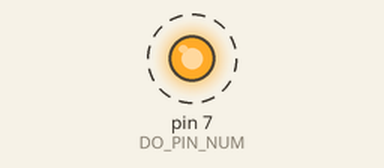
Bench run of a program on a simulated Raspberry Pi (header pin numbers). Shown: output pins drawn as LEDs (lit = HIGH). Dashed ring = blinking.

Above: at 0.5 s.
Timing chart, 0 to 4.6 s (numbered marks = the images above):
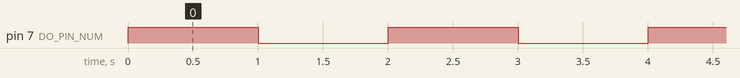

The program:

square_wave.py
```python
'''
script to generate a square wave.
'''


import RPi.GPIO as GPIO
import time

DO_PIN_NUM = 7      # DO ping number
interval_sec = 1;   # interval value in second

GPIO.setmode(GPIO.BOARD)
GPIO.setup(DO_PIN_NUM,GPIO.OUT)
while True:
        GPIO.output(DO_PIN_NUM,True)
        time.sleep(interval_sec)
        GPIO.output(DO_PIN_NUM,False)
        time.sleep(interval_sec)
```

Measured:
- by itself, pin 7 (DO_PIN_NUM): alternates HIGH for 1.0 s and LOW for 1.0 s
